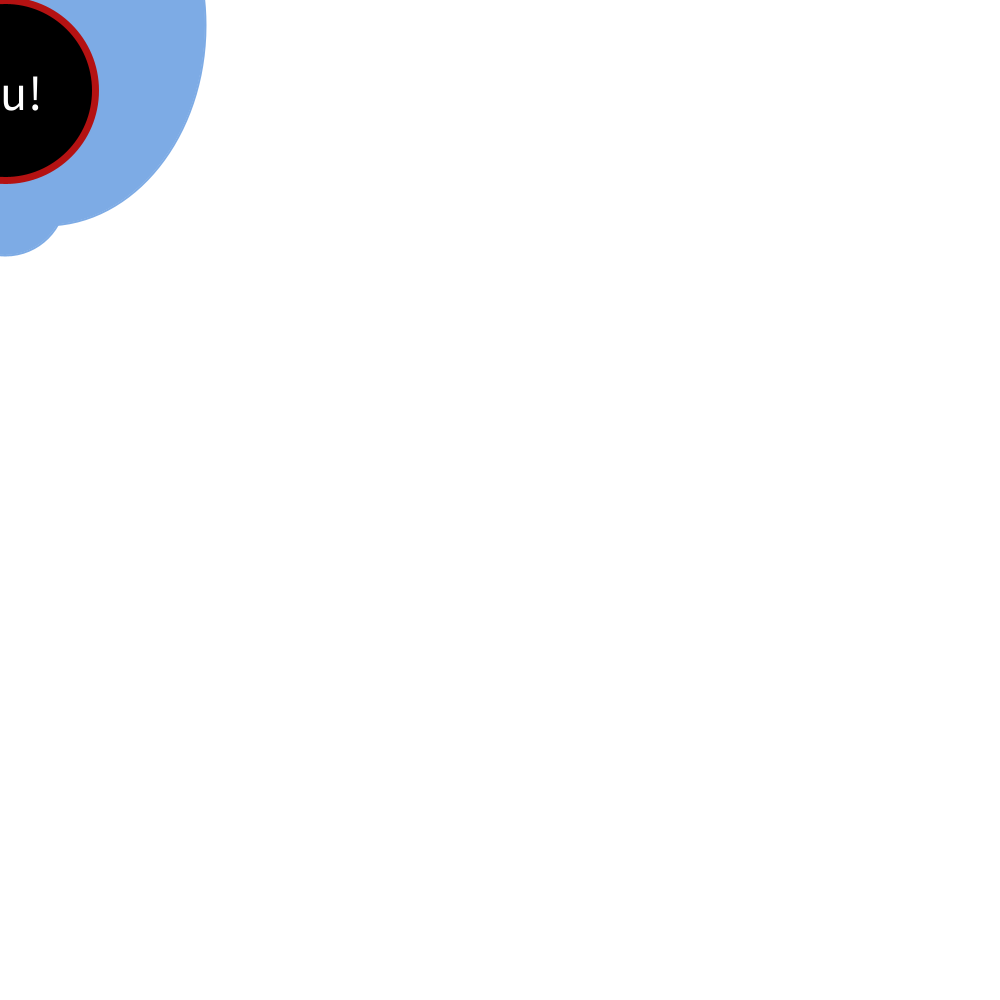
Frame 1 (no input)
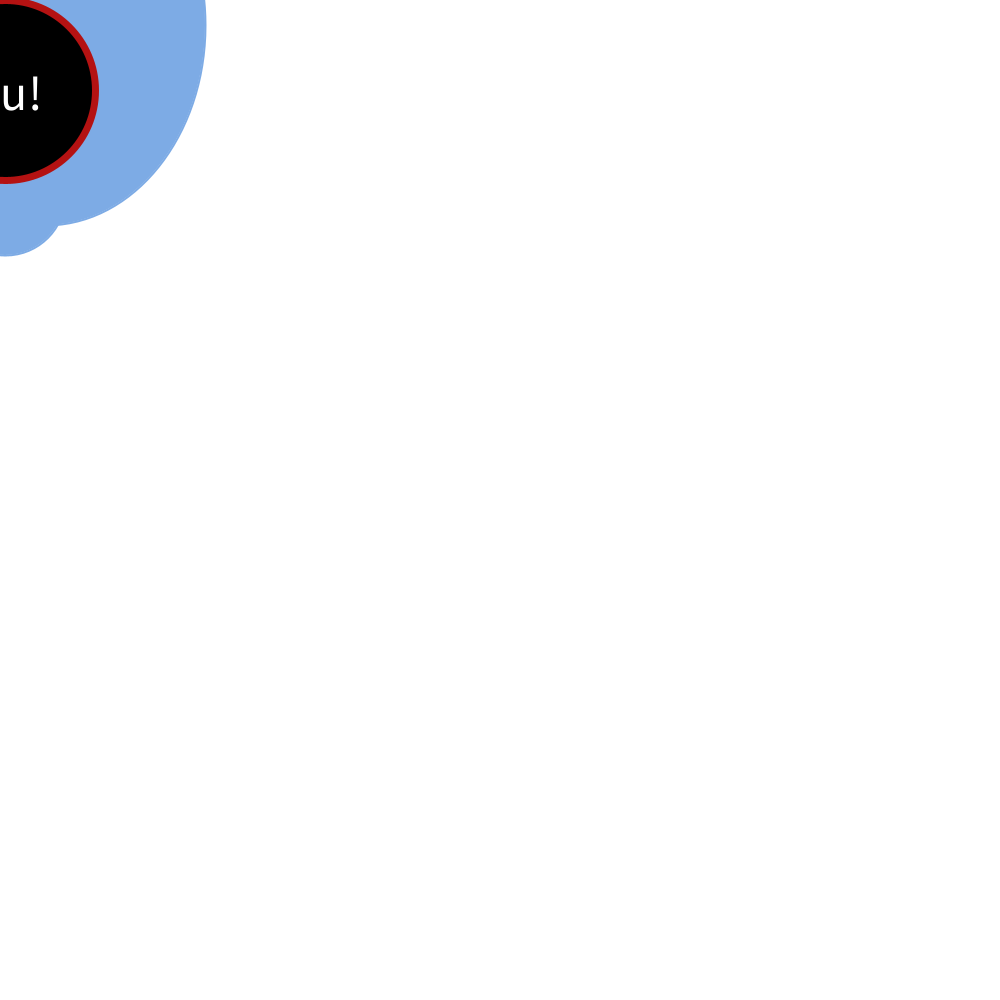
Frame 60 (the mouse pressed at the canvas centre just before this capture)
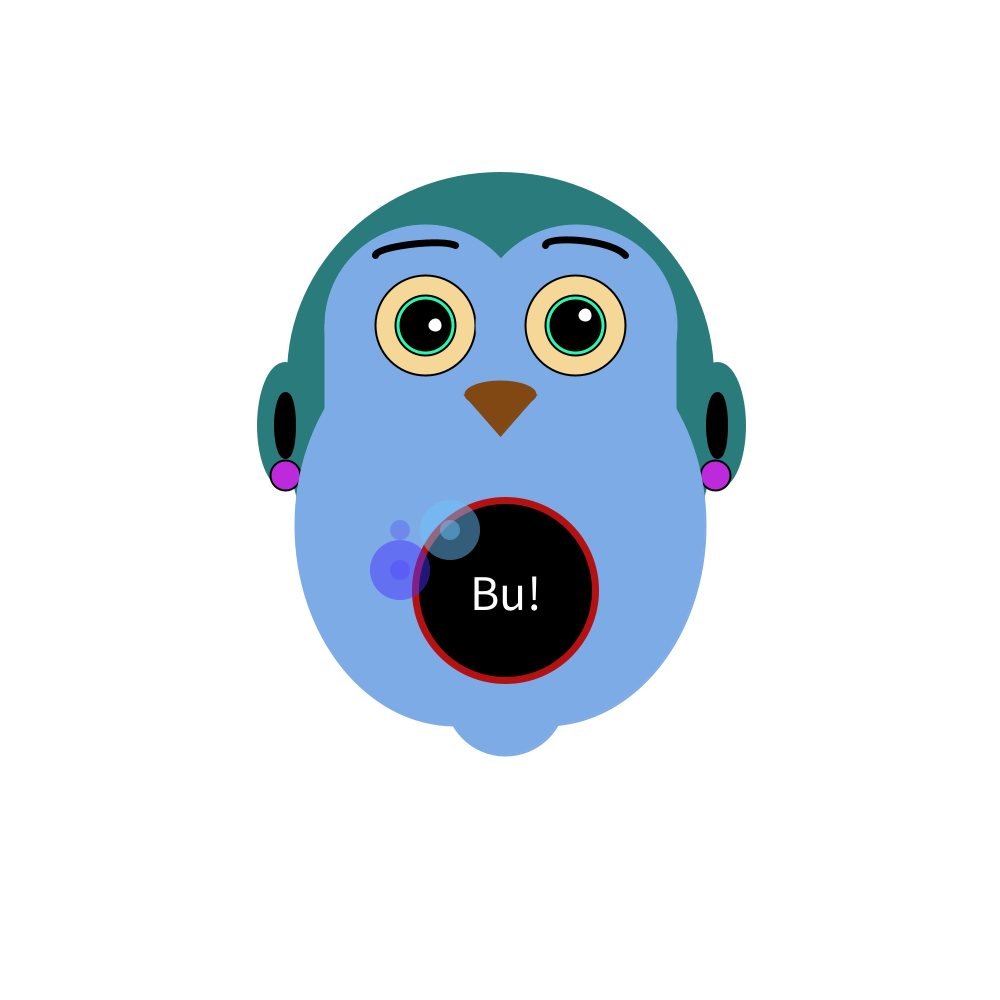
Frame 120 (the mouse held since frame 60 and released just before this capture)

The Processing sketch that drew these frames (run headless with seeded random() and noise(); from frame 60 on, the mouse is pressed at the canvas centre):

// Processing sketch: processing_143603
// ── processing_143603.pde

void setup() {
size(1000,1000);
}

void draw() {
background(255);

stroke(41,124,123);
fill(41,124,123);
ellipse(-215+mouseX,-75+mouseY,50,120); //orelles1


stroke(41,124,123);
fill(41,124,123);
ellipse(217+mouseX,-75+mouseY,50,120); //orella 2

ellipse(mouseX,-125+mouseY,420,400);  //original
ellipse(mouseX,-75+mouseY,420,480); //cap darrera
stroke(0);
strokeWeight(2);
fill(189,42,219);

ellipse(-215+mouseX,-25+mouseY,30,30);
ellipse(215+mouseX,-25+mouseY,30,30);

//cara
stroke(125,171,229);
fill(125,171,229);
ellipse(-45+mouseX,25+mouseY,320,400);
ellipse(45+mouseX,25+mouseY,320,400);
stroke(125,171,229);
fill(125,171,229);
rect(-175+mouseX,-175+mouseY,40,200);
rect(135+mouseX,-175+mouseY,40,200);



ellipse(-75+mouseX,-175+mouseY,200,200);//ullprimer
stroke(0);
fill(255);



fill(245,215,151);
ellipse(-75+mouseX,-175+mouseY,100,100);//ullprimer gran
fill(42,247,170);
ellipse(-75+mouseX,-175+mouseY,60,60); //cercle prim ull

fill(0);
ellipse(-75+mouseX,-175+mouseY,50,50);//ullprimerinterior
fill(255);
ellipse(-65+mouseX,-175+mouseY,15,15); //pupilabrillo


stroke(125,171,229);
fill(125,171,229);
ellipse(76+mouseX,-175+mouseY,200,200);//ullprimer
stroke(0);
fill(255);


fill(245,215,151);
ellipse(75+mouseX,-175+mouseY,100,100);//ullsegon gran
fill(42,247,170);
ellipse(75+mouseX,-175+mouseY,60,60); //cercle prim voltant ull
fill(0);
ellipse(75+mouseX,-175+mouseY,50,50); //ullsegoninterior
fill(255);
ellipse(85+mouseX,-185+mouseY,15,15); //pupilabrillo


stroke(129,72,20);
fill(129,72,20);
triangle(-35+mouseX,-105+mouseY,35+mouseX,-105+mouseY,mouseX,-65+mouseY); //nas
ellipse(mouseX,-106+mouseY,70,25);

fill(255);

//barbeta
stroke(125,171,229);
fill(125,171,229);
ellipse(5+mouseX,195+mouseY,120,120);
//boca
stroke(180,18,18);
strokeWeight(7);
fill(0);
ellipse(5+mouseX,90+mouseY,180,180);


//interior orelles
stroke(0);
fill(0);
ellipse(-215+mouseX,-75+mouseY,15,60);
ellipse(217+mouseX,-75+mouseY,15,60);

//celles
stroke(0);
noFill();

curve(-35+mouseX, -202+mouseY, -45+mouseX, -255+mouseY, -125+mouseX, -245+mouseY, -45+mouseX, -202+mouseY); 
curve(135+mouseX, -155+mouseY, 125+mouseX, -245+mouseY, 45+mouseX,-255+mouseY, 125+mouseX, -185+mouseY); 



//lletres
textSize(50);
fill (255,255,255) ;
text ("Bu!", -30+mouseX, 110+mouseY);

 if (mousePressed){
   noStroke();
   fill(random(233),random(234),mouseX,70);
   ellipse(mouseX-50,mouseY+30,20,20);
   ellipse(height-mouseX-50,mouseY+30,20,20);
   ellipse(mouseX-50,width-mouseY+30,60,60);
   ellipse(height-mouseX-50,width-mouseY+30,60,60);
   fill(random(233),random(234),mouseX,70);
   ellipse(mouseX-100,mouseY+30,20,20);
   ellipse(height-mouseX-100,mouseY+70,20,20);
   ellipse(mouseX-100,width-mouseY+70,60,60);
   ellipse(height-mouseX-100,width-mouseY+70,60,60);

}
}
